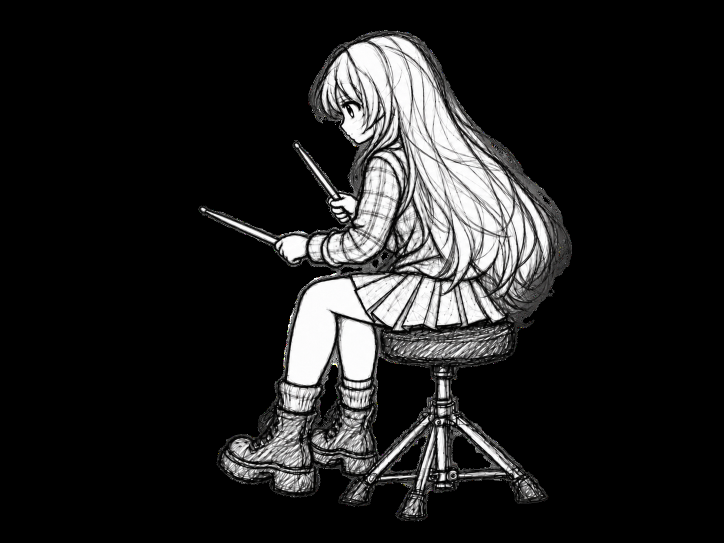
#> input picture character-assets/layers/character/base/neutral.png, 1448 x 1086 px (shown at 1/2 size)
$ python -i build-m25-40-candidates.py   (imports and definitions only)
#> lines starting #> are read from the running program, lines starting #| are printed output that depends on the picture
from __future__ import annotations
import hashlib,json,sys
from pathlib import Path
from PIL import Image,ImageDraw,ImageChops
ROOT=Path(__file__).resolve().parents[1]
BASE=ROOT/"character-assets/layers/character/base/neutral.png"
DRUM=ROOT/"character-assets/layers/drum/drum_base.png"
OUT=ROOT/"character-assets/review-candidates/m25_40"
QA=ROOT/"character-assets/generated-qa/m25_40"
BASE_SHA="886e3490bb926b496d95eb1f8fb2e1ecc69859fdba35d1b13858fe8f31dd39e9"
GRIP_R=(998,414); GRIP_L=(500,480)
CONTACT={"HT":(575,360),"RC":(1215,145),"FT":(1165,535),"SN":(420,535)}
REBOUND={"HT:R":(650,330),"HT:L":(650,390),"RC:R":(1110,225)}
HT_R_PARENT={
 "hit":("character-assets/layers/character/lt/hit_r_refresh.png","b78b91006a445933036c36896972840d165c2c2afb09028b4baf0a3da5fbeb72"),
 "rebound":("character-assets/layers/character/lt/rebound_r_refresh.png","d86b25997cb77623f71793eab97adcb74dc0d60a8fa9519b943afa25758727bf")
}
LIMB_LOCAL_FT_SN={
 "hit":("character-assets/candidates/m25_28/ft_sn_r_l_hit_attempt03.png","0aea2d5072ecb5745f19f1ff5e35cdecfb1a45ec6117a38823d7d31df7a3b1d6"),
 "rebound":("character-assets/candidates/m25_28/ft_sn_r_l_rebound_attempt03.png","44f7e79110c1c7a2fb9aff757d1142a0e700a712de009a25dbf9adb9e39eb9c8")
}
APPROVED={
 "FT:R":{
  "hit":("character-assets/layers/character/ft/hit_r_refresh.png","bf48f08c61d58e20e6a47148e3f34fc70e8b77ef27190a1a85c4e01aa352ba2a"),
  "rebound":("character-assets/layers/character/ft/rebound_r_refresh.png","eada124ae96c74ca9f9ffa6144c7f749208f6f6beb3f9ff252368cfebbd924ce")
 },
 "SN:L":{
  "hit":("character-assets/layers/character/sn/hit_l.png","9941584d670ac6441b8853c8c191318aff7482264f81b6473fa1a3e381cd4cfb"),
  "rebound":("character-assets/layers/character/sn/rebound_l.png","79484f0681273bb86b3ea9e56514cb9aa822945c6dc4b086d3e7093cbf25c777")
 }
}
def sha(p): return hashlib.sha256(p.read_bytes()).hexdigest()
# [62 lines left out: functions erase_original_stick, local_stick, save_outputs, save_ht_r_arm_local, not called in this run]
def save_pair(action,hit_target,rebound_target,grip=GRIP_R):
 base=Image.open(BASE).convert("RGBA")
 return save_outputs(action,local_stick(base,grip,hit_target),local_stick(base,grip,rebound_target))
# [5 lines left out: function approved_image, not called in this run]
def merge_on_neutral(images):
 base=Image.open(BASE).convert("RGBA"); out=base.copy()
 for src in images:
  diff=ImageChops.difference(base,src)
  mask=diff.getchannel("R").point(lambda v:255 if v else 0)
  for ch in ("G","B","A"):
   mask=ImageChops.lighter(mask,diff.getchannel(ch).point(lambda v:255 if v else 0))
  out.paste(src,(0,0),mask)
 return out
# [14 lines left out: function save_ft_sn, not called in this run]
# [1 line not run here, left out]
actions=sys.argv[1:] or ["HT:R","HT:L","RC:R","FT+SN:R/L"]
results=[]
# [7 lines not run here, left out]

# retrigger-ft-sn-2026-09-19-0848-jst

>>> import cv2
>>> picture = cv2.imread('../character-assets/layers/character/base/neutral.png', cv2.IMREAD_GRAYSCALE)
#> picture: shape (1086, 1448); min 0, max 255, mean 32.7
>>> result = merge_on_neutral(picture)
#> in merge_on_neutral, `base = Image.open(BASE).convert('RGBA')`:
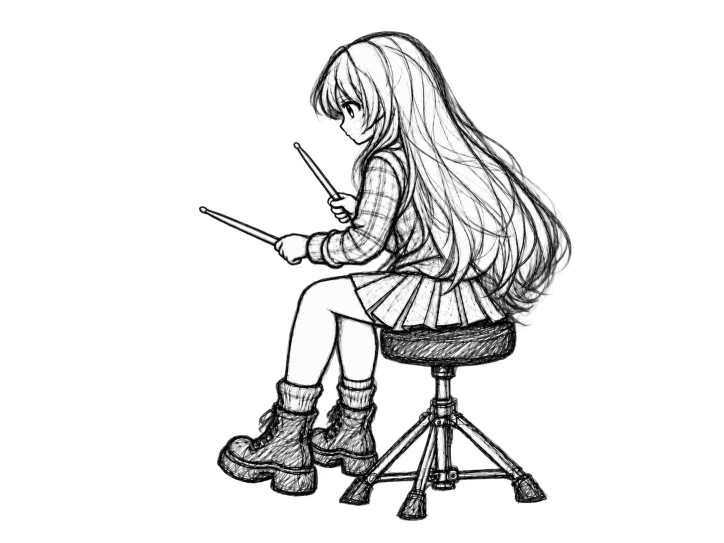
#> base: PIL image 1448x1086 RGBA (shown at 1/2 size); mean R, G, B, A 32.8, 32.7, 32.7, 53.4; transparent parts drawn white
#> the loop in merge_on_neutral, `for src in images:` made 1 pass
#> (the run stopped early here; a loop or call above may not have finished)
